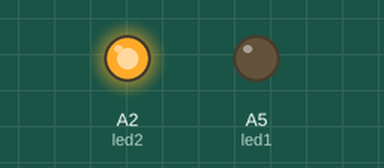
This sketch was run on a simulated Arduino Uno, built with avr-gcc and run on an emulated ATmega328P. On the bench: output pins drawn as LEDs (lit = HIGH).

Above: at 0.5 s.
At 20.5 s:
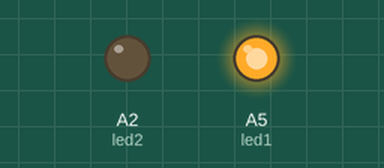
At 39.7 s:
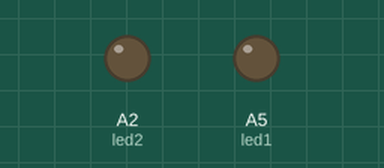
Timing chart, 0 to 42.9 s (numbered marks = the images above):
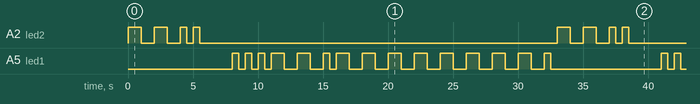

The sketch:

LAB01-SOS.ino
```cpp
int led1 = A5;
int led2 = A2;
void setup() {
pinMode(led1, OUTPUT);
pinMode(led2, OUTPUT);
}
void loop() {
//Program Led2 delay 1 sec
Led2Delay1Sec();
Led2Delay1Sec();
//Program Led2 delay 0.5 sec
Led2Delay05Sec();
Led2Delay05Sec();
//Wait for Swap SOS
delay(2000);
//Program SOS 319
//3
LedDelay05Sec();
LedDelay05Sec();
LedDelay05Sec();
LedDelay1Sec();
LedDelay1Sec();
//1
LedDelay05Sec();
LedDelay1Sec();
LedDelay1Sec();
LedDelay1Sec();
LedDelay1Sec();
//9
LedDelay1Sec();
LedDelay1Sec();
LedDelay1Sec();
LedDelay1Sec();
LedDelay05Sec();
}
void LedDelay1Sec()
{
digitalWrite(led1, 1);
delay(1000);
digitalWrite(led1, 0);
delay(1000);
}
void LedDelay05Sec()
{
digitalWrite(led1, 1);
delay(500);
digitalWrite(led1, 0);
delay(500);
}
void Led2Delay1Sec()
{
digitalWrite(led2, 1);
delay(1000);
digitalWrite(led2, 0);
delay(1000);
}
void Led2Delay05Sec()
{
digitalWrite(led2, 1);
delay(500);
digitalWrite(led2, 0);
delay(500);
}
```

Measured:
- by itself, A2 (led2): repeats every 33.0 s: LOW 1.0 s, HIGH 1.0 s, LOW 1.0 s, HIGH 0.50 s, LOW 0.50 s, HIGH 0.50 s, LOW 27.5 s, HIGH 1.0 s
- by itself, A5 (led1): moves between LOW and HIGH, repeating every 33.0 s
- by itself, everything shown: repeats every 33.0 s, in 38 steps
